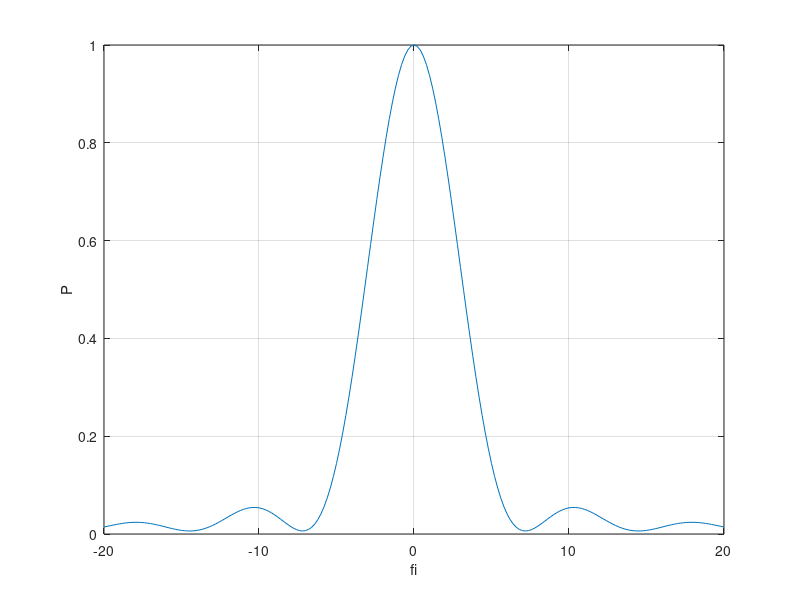

MATLAB code to generate this figure:
N = 16; %%число элементов антенной решетки
J = 1; %% количество источников
d = 0.5;
z = 1i; %% мнимая единица
fi_ar = 6.46; %% ширина луча АР
fi_0 = [0]; %% угловые координаты источников
sigma_0 = 1; %% мощность шума приемника

% задаём массив из векторов направлений от J источников и заполняем его:
S_vectors = zeros(N, 1, J);
for k=1:J
    for i=1:N
        for j=1:1
            S_vectors(i,j,k) = exp(z*2*pi*d*(i-1)*sind(fi_0(k)));
        end
    end
end

%задаём амплитуду источников:
a_sources = [sqrt(10)];
sources_power = zeros(1, J);
for i=1:J
    sources_power(i) = mean(abs(a_sources(i)).^2);
end

%задаём весовой вектор:
%fi = 0; %направление главного луча АР
%W = zeros(N, 1);
%for i=1:N
%    for j=1:1
%        W(i,j) = exp(z*2*pi*d*(i-1)*sind(fi));
%    end
%end

%задаём корреляционную матрицу:
sum = zeros(N, N);
for i=1:J
    S_i = S_vectors(:,i);
    sum = sum + a_sources(i)*a_sources(i)/sigma_0 * (S_i * S_i');
end
M = sigma_0*(eye(N)+sum);

%зависимость средней выходной мощности от угла fi:
fi_range = -20:0.2:20;
P = zeros(size(fi_range)); %мощность
for i=1:length(fi_range)
    fi=fi_range(i);
    
    W = zeros(N, 1);
    for ind=1:N
        for j=1:1
           W(ind,j) = (1/sqrt(N))*exp(z*2*pi*d*(ind-1)*sind(fi));
        end
    end
    
    P(i) = real(W' * M * W);
end
P_norm = P/max(P); %нормировка к максимуму
P_dB = 10* log10(P); %перевод в дБ

plot(fi_range, P_norm)
xlabel('fi')
ylabel('P')
grid
